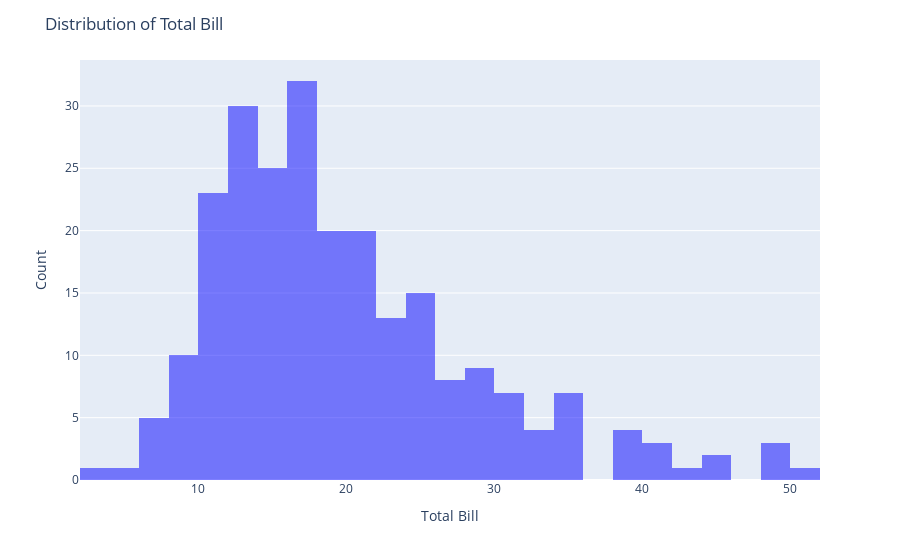

Notebook source saved alongside this figure:
### Markdown cell above
Q5. What is Distplot? Using Plotly express, plot a distplot.

        Distplot (short for distribution plot) is a type of plot used to visualize the distribution of a single variable. It is a combination of a histogram and a kernel density plot, showing the frequency distribution of the variable as well as an estimate of its probability density function.

### Code cell
import plotly.express as px
tips = px.data.tips()
fig = px.histogram(tips, x="total_bill", nbins=30, opacity=0.5, color_discrete_sequence=["blue"])
fig.update_layout(title="Distribution of Total Bill", xaxis_title="Total Bill", yaxis_title="Count")
fig.show()

### Figure 1 — Plotly figure (JSON) as saved in the notebook; plotly's stock layout.template omitted (floating-point values rounded to 4 significant figures; data arrays with more than 128 entries replaced by an {"elided": "..."} marker saying what was removed)
{"data": [{"alignmentgroup": "True", "bingroup": "x", "hovertemplate": "total_bill=%{x}<br>count=%{y}<extra></extra>", "legendgroup": "", "marker": {"color": "blue", "opacity": 0.5, "pattern": {"shape": ""}}, "name": "", "nbinsx": 30, "offsetgroup": "", "orientation": "v", "showlegend": false, "type": "histogram", "x": {"elided": "244 float values"}, "xaxis": "x", "yaxis": "y"}], "layout": {"barmode": "relative", "legend": {"tracegroupgap": 0}, "margin": {"t": 60}, "title": {"text": "Distribution of Total Bill"}, "xaxis": {"anchor": "y", "domain": [0, 1], "title": {"text": "Total Bill"}}, "yaxis": {"anchor": "x", "domain": [0, 1], "title": {"text": "Count"}}}}
